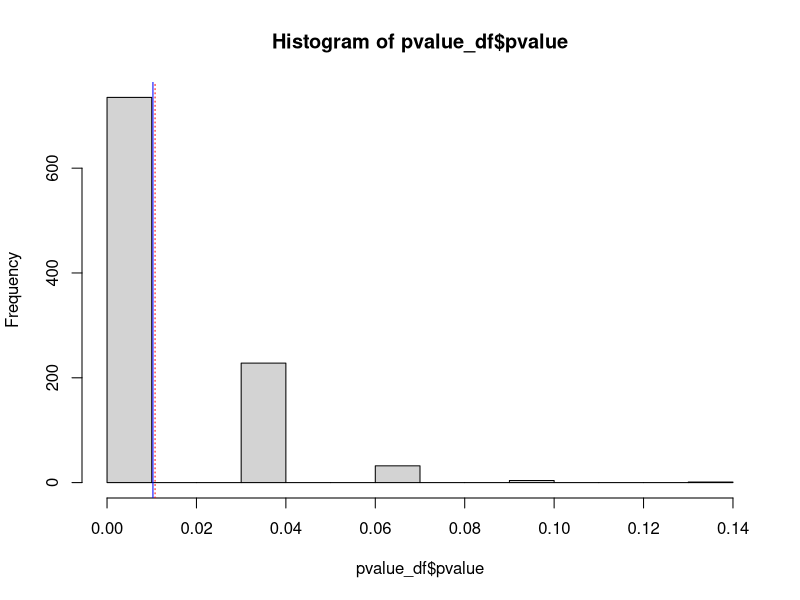

Generate this figure with R:
#the following function creates a df of coin tosses of various trials
coin_toss<-function(sample_size=3,trial_length=10){
  
  tally_df<-matrix(ncol=3,nrow=sample_size)
  tally_df<-as.data.frame(tally_df)
  names(tally_df)<-c('heads','tails','average')
  
    for(i in 1:sample_size){
      trial<-rbinom(trial_length,1,.5)
      #print(trial)
      average<-mean(trial)
      h<-sum(trial)
      t<-trial_length-h
      #print(i)
      #print(h)
      #print(t)
      tally_df[i,]<-(cbind(h,t,average))
    }
  return(tally_df)  
}

tally_df<-coin_toss(100,10)

#using coin_toss(), simulate many samples and create a vector of probabilities of 'heads'=3
simulate_coin_toss<-function(sims=5,sample_size=3,trial_length=10,heads=3){
  
  #pvalue_df<-vector(length=sims)
  pvalue_df<-as.data.frame(matrix(nrow=sims,ncol=2))
  names(pvalue_df)<-c('pvalue','success_count')
  for (j in 1:sims){ 
    tally_df<-coin_toss(sample_size = sample_size,trial_length = trial_length)
    pvalue_df[j,1]<-length(tally_df$heads[tally_df$heads<=heads])/nrow(tally_df)
    pvalue_df[j,2]<-length(tally_df$heads[tally_df$heads<=heads])

  }
  return(pvalue_df)
}
heads=1
pvalue_df<-simulate_coin_toss(sims=1000,sample_size=30,trial_length=10,heads=heads)
mean(pvalue_df$pvalue) #calculates average cumulative probablity of a given number of heads/trials
hist(pvalue_df$pvalue)
abline(v=mean(pvalue_df$pvalue),col='blue')
abline(v=pbinom(heads,10,.5),col='red',lty=3) #plots verticle line of exact cumulative  prob of heads/trials

1*(1-pbinom(17,25,.5)) #this computes one tailed test
binom.test(x=c(18,7),p=.5,alternative = ("l")) #here c(18,7) refelct success and failures, 'l' is less for one tailed
binom.test(x=3,n=10,p=.5,alternative = c("l")) #here x=3,n=10 reflect success and trials, 'l' is less for one tailed


# You can run coin_toss with 1000 sim to get a normal distribution of flips.  Plot abline with .05 or .025 for two tailed to see where 
#1-pbinom(heads-1,10,.5) falls in terms of significance.

#so, my simulation of simulate_coint_toss will estimate how often 3/10 heads shows up
# and then you count the ways heads was 3 or less divide by total number of coin tosses.
#that is the p-value for a one tailed test. 

library(dplyr)
exp<-list(5,5)
obs<-list(2,8)
dbinom(2,10,.5)  #this analytically calculates the probability
mean(rbinom(1000,10,.3)==2)
out<-as.integer()
for (i in 1:length(obs)){
  
  out[i]<-(as.numeric(obs[i])-as.numeric(exp[i]))^2  #squaring the differences
  #print(out[i])
}
thresh<-sum(out)  #sum of squares
